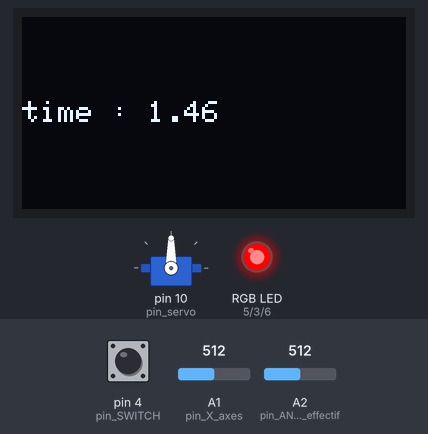
A sketch run on a simulated Arduino Uno, built with avr-gcc and run on an emulated ATmega328P. Parts: 128×64 one-colour display, servo, an RGB LED mixed from three pins (HIGH = lit). The inputs (shaded band) are chosen by the test bench; at power-on: pin 4 (pin_SWITCH) HIGH, A1 (pin_X_axes) = 512, A2 (pin_ANGLE_effectif) = 512. Random numbers use the default seed unless the sketch sets one; what the sketch prints to the serial monitor is not drawn.

Above: at 1.7 s.
1.8 s: pin 4 (pin_SWITCH) pulled LOW for 0.15 s
At 4.6 s:
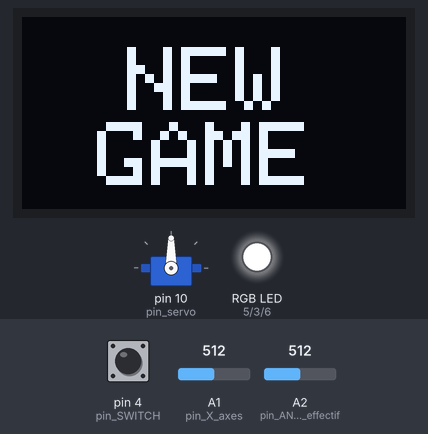
7.9 s: A1 (pin_X_axes) set to 774
At 10.66 s:
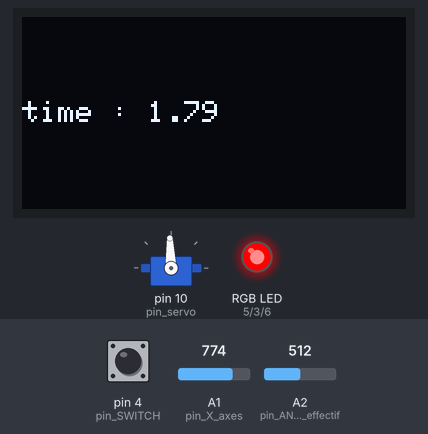
10.9 s: A1 (pin_X_axes) set to 756
At 12.52 s:
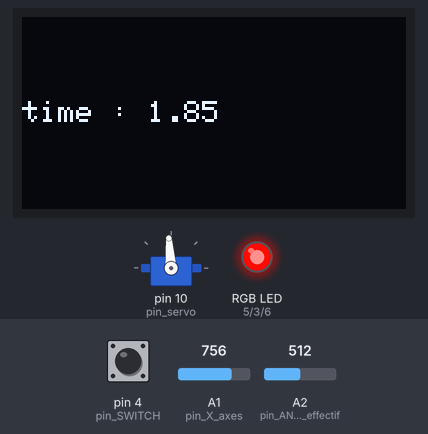
13.5 s: pin 4 (pin_SWITCH) pulled LOW for 1 s
At 17.3 s:
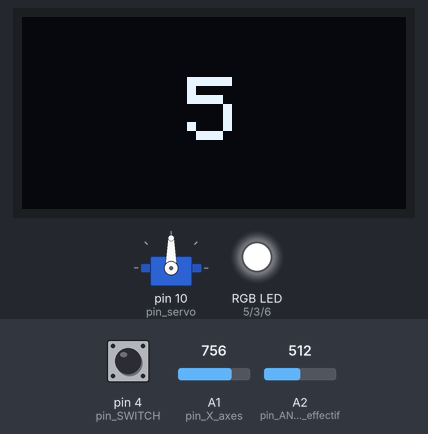
17.5 s: A1 (pin_X_axes) set to 900
At 22.67 s:
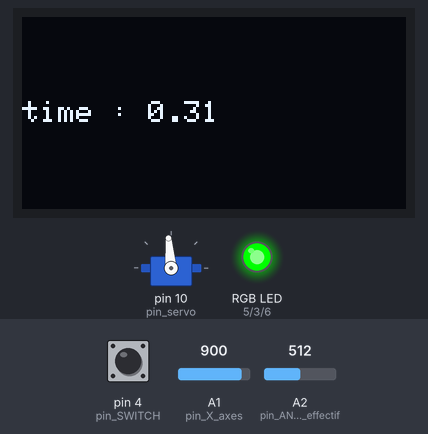
Timing chart, 0 to 24.3 s (numbered marks = the images above; inputs shaded):
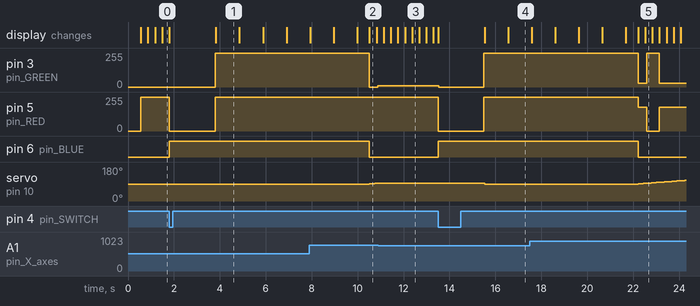

The sketch:

defi_info_elec.ino
```cpp
/*
  ╔══════════════════════════════════════════════╗
  ║   Défi final d'info-élec – BAC1 ECAM         ║
  ╚══════════════════════════════════════════════╝
  Projet : Jeu de contrôle d’un servo moteur via joystick avec feedback LED RGB (ARDUINO UNO)
  Auteurs : Timothée C. & Gabriel B.
  Hardware : 2 led RGB, diffuseur limineux, condensateur pour éviter les rebonds du bouton du joystick, joystick avec bouton, arduino uno, servomoteur, 3 résistances, 3 transistors, du papier alu, boitier,
  Matériel (Modules choisis) : servo, LED RGB, joystick, et moniteur série
  Objectif : Faire correspondre l’angle du servo à un angle choisi aléatoirement.
  Particularité : Lecture de l’angle réel du servo via le potentiomètre car c'est un peu nul de déterminer si l'angle à été atteint uniquement via la commande (ce dernier a ete mode pour pouvoir lire la tenison aux bornes du potentiometre)
  Indication LED RGB :
    - Rouge -> orange -> jaune : éloigné -> rapproché
    - Vert : angle trouvé
    - Bleu : gagné
    - Blanc : initialisation
  Fonctionnement :
    - Le servo doit être positionné à l’angle aléatoire et maintenu pendant un certain temps.
    - Une fois l’angle atteint, le servo se repositionne à 90° (position initiale), un nouvel angle est choisi et une nouvelle partie commence.
  Contrainte :
    -Ne pas utiliser de delay car c'est une foncion bloquante, c'est à dire qu'elle bloque le µC et que c'est une fonction qui cache d'autre fonction, et si plus tard par exemple je désactive les interruptions elle ne fonctionne plus, elle est donc cause de panne, et il est difficile à diagnostiquer
*/
//tej interrupt, pointer, test bouton dans le while, corriger angle effectif
#include <math.h>
#include <Servo.h>

#include <SPI.h>
#include <Wire.h>
#include <Adafruit_GFX.h>
#include <Adafruit_SSD1306.h>
#include <Servo.h>

#define SCREEN_WIDTH 128 // OLED display width, in pixels
#define SCREEN_HEIGHT 64 // OLED display height, in pixels
#define OLED_RESET     -1 // Reset pin # (or -1 if sharing Arduino reset pin)
#define SCREEN_ADDRESS 0x3C

#define eteint 0
#define rouge 1
#define orange 2
#define jaune 3
#define vert 4
#define bleu 5
#define blanc 6

Adafruit_SSD1306 display(SCREEN_WIDTH, SCREEN_HEIGHT, &Wire, OLED_RESET);

Servo Servomoteur1;
const uint8_t pin_servo = 10, pin_RED = 5, pin_GREEN = 3, pin_BLUE = 6, pin_X_axes = A1, resolution_ADC = 10, pin_ANGLE_effectif = A2,pin_SWITCH = 4;

float angle_max_potentiometre = 270.0;

unsigned long start_time;

uint8_t erreur = 0;
long angle_random = 0;
uint16_t mesure_axe_X = 0;
unsigned long times_ms = 0;
unsigned long time_to_win = 0;
float angle_effectif = 0;
uint16_t val_max = 0;
uint8_t etat_RGB = 0;
uint8_t angle = 90;
const uint8_t temps_demarage = 5000;//temps de demarage de 5 sec
bool flag_angle_trouve = 0;
bool flag_partie_finie = 0;
bool flag_init_partie = 0;
bool state_switch = 0;
uint16_t limite_sup = 0, limite_inf = 0;

byte etat_partieActuel = 1;
byte etat_partiePrecendent = 0;

void setup()
{
  Serial.begin(9600);
  Serial.println("DEBUT DEMARRAGE");

  start_time = millis();

  if(!display.begin(SSD1306_SWITCHCAPVCC, SCREEN_ADDRESS))
  {
  Serial.println(F("SSD1306 allocation failed"));
  }

  pinMode(pin_SWITCH, INPUT_PULLUP);
  pinMode(pin_X_axes, INPUT);

  pinMode(pin_BLUE, OUTPUT);
  pinMode(pin_GREEN, OUTPUT);
  pinMode(pin_RED, OUTPUT);

  Servomoteur1.attach(pin_servo);

  val_max = fond_echelle(resolution_ADC);
  times_ms = millis();
  time_to_win = millis();

  delay(500);
  Serial.println("DEMARRAGE EFFECTUE AVEC SUCCES");
  angle_random = random(0, 181);
  display.clearDisplay();

}

void loop()
{

  unsigned long time_ms = millis() - start_time;
  unsigned long secondes = time_ms / 1000;
  unsigned long centieme = (time_ms % 1000) / 10;

  state_switch = !digitalRead(pin_SWITCH);
  if (state_switch)
  {
    new_partie();
  }

  display.setTextSize(1);
  display.setTextColor(WHITE);
  display.setCursor(0, 28);
  display.print("time : ");
  display.print(secondes);
  display.print(".");
  if (centieme < 10) display.print("0");
  display.println(centieme);
  refresh();

  erreur = abs((angle_random - angle));
  mesure_axe_X = analogRead(pin_X_axes);
  if (millis() >= times_ms+100)
  {
    limite_sup = (val_max/4)*3;
  limite_inf = val_max/4;
    times_ms = millis();
    if (mesure_axe_X <= limite_inf) angle--;
    if (mesure_axe_X >= limite_sup) angle++;

    angle_effectif = mesure_angle_effectif(pin_ANGLE_effectif);
    angle = borne(180,1,angle);
    Serial.println(mesure_axe_X);
    Serial.print("angle = ");
    Serial.print(angle);
    Serial.print("    erreur = ");
    Serial.print(erreur);
    Serial.print("    effectif = ");
    Serial.println(angle_effectif);
  }

  Servomoteur1.write(angle);

    if (erreur < 3 && flag_partie_finie == 0)
    {
      etat_RGB = vert;
      flag_angle_trouve = 1;
      if (etat_partieActuel != etat_partiePrecendent)
      {
        time_to_win = millis();
        etat_partiePrecendent = etat_partieActuel;
      }
      //Serial.println("angle trouvé");
    } else if (erreur < 20 && erreur >= 3)
    {
      etat_RGB = jaune;
      flag_angle_trouve = 0;
      flag_partie_finie = 0;
      time_to_win = 0;
    } else if (erreur < 40 && erreur >= 20)
    {
      etat_RGB = orange;
      flag_angle_trouve = 0;
      flag_partie_finie = 0;
      time_to_win = 0;
    }
    else if (erreur >= 40)
    {
      etat_RGB = rouge;
      flag_angle_trouve = 0;
      flag_partie_finie = 0;
      time_to_win = 0;
    }

    if (flag_angle_trouve && millis() >= time_to_win+2000)
    {
      //time_to_win = millis();
      etat_partieActuel = 1;
      etat_partiePrecendent = 0;
      flag_partie_finie = 1;
      if (millis()>=time_to_win+1000)
      {
        new_partie();
      }

    }
    commande_LED_PWM(etat_RGB);


}

/*
la fonction init est la pour demarer un partie, elle est appeler de manier indirect par l'interuption via le if dans le loop.
apres reflection je pense que si on automatise le redemarage de la partie alors on peus simplement fair eun un if bloquant qui permet de lancer la prtie au debut avec le bouton,
mais il nous faudras quand meme un interupt pour arreter le jeu avec un clic long
*/


uint8_t mesure_angle_effectif(const uint8_t pin_servo_angle)//
{//angle = (tension / (fond d'échelle/angle_max)) 45 formule par Timothée le goat des maths plus fort que nguyen
  uint16_t val_num = analogRead(pin_servo_angle);
  float angle_effectif = (val_num * (3.3/val_max))/(3.3/angle_max_potentiometre);
  return angle_effectif;
}

uint16_t fond_echelle(uint8_t resolution)
{
  double fond_sechelle = (pow(2,resolution))-1;
  return fond_sechelle;
}

// Fonction pour éteindre toutes les couleurs de la LED
void turn_off_LED_PWM()
{
  digitalWrite(pin_RED, 0);   // Éteint le rouge (pour anode commune, 0 = éteint)
  digitalWrite(pin_GREEN, 0); // Éteint le vert
  digitalWrite(pin_BLUE, 0);  // Éteint le bleu
}

// Fonction pour définir la couleur de la LED en fonction d'un état avec PWM
void commande_LED_PWM(uint8_t etatat)
{
  turn_off_LED_PWM(); // Éteint d'abord toutes les couleurs

  switch(etatat)
  {
    case 0: turn_off_LED_PWM(); break; // LED éteinte

    case 1: digitalWrite(pin_RED, 1); break; // Rouge

    case 2: digitalWrite(pin_RED, 1); analogWrite(pin_GREEN, 10); break; //Orange

    case 3: analogWrite(pin_RED, 180); analogWrite(pin_GREEN, 30); break; // Jaune

    case 4: digitalWrite(pin_GREEN, 1); break; // Vert

    case 5: digitalWrite(pin_BLUE, 1); break; // Bleu

    case 6: digitalWrite(pin_RED, 1); digitalWrite(pin_GREEN, 1); digitalWrite(pin_BLUE, 1); break; // Blanc
  }
}


int borne(int borne_sup, int borne_inf, int valeur_bornee)
{
  if (valeur_bornee >= borne_sup)
  {
    return borne_sup;
  } else if (valeur_bornee <= borne_inf)
  {
    return borne_inf;
  } else return valeur_bornee;
}

void new_partie()
{
  angle = 90;
  etat_RGB = bleu;
  commande_LED_PWM(etat_RGB);
  delay(2000);
  Servomoteur1.write(angle);
  etat_RGB = blanc;
  commande_LED_PWM(etat_RGB);

  display.setTextSize(3);
  display.setTextColor(WHITE);

  display.setCursor(35, 10);
  display.println("NEW");
  display.setCursor(25, 35);
  display.print("GAME");
  refresh();
  delay(1000);

  display.setCursor(55, 20);
  display.print("5");
  refresh();
  delay(1000);
  display.setCursor(55, 20);
  display.print("4");
  refresh();
  delay(1000);
  display.setCursor(55, 20);
  display.print("3");
  refresh();
  delay(1000);
  display.setCursor(55, 20);
  display.print("2");
  refresh();
  delay(1000);
  display.setCursor(55, 20);
  display.print("1");
  refresh();
  delay(1000);
  display.setCursor(45, 20);
  display.print("GO!");
  refresh();
  delay(500);
    Serial.println("-----------DEBUT DE PARTIE-----------");
    angle_random = random(0, 181);
  flag_partie_finie = 0;
  start_time = millis();
}

void refresh(void)
{
  display.display();
  display.clearDisplay();
}
```

defi_info_elec.cpp
```cpp

```

Measured:
- the behaviour switches between 765 and 764 on A1 (pin_X_axes) (found by bisection; images 2 and 3)
- after the input at 1.8 s, pin 3 (pin_GREEN): 0/255 → 255/255 after 2.0 s; pin 5 (pin_RED): 255/255 → 0/255 at once, → 255/255 2.0 s later; pin 6 (pin_BLUE): LOW → HIGH at once
- after the input at 7.9 s, servo on pin 10 (pin_servo): 90° → 91° after 2.6 s, → 92° 0.11 s later, → 93° 0.11 s later, → 94° 0.11 s later
- after the input at 13.5 s, pin 3 (pin_GREEN): 10/255 → 0/255 at once, → 255/255 2.0 s later; pin 5 (pin_RED): 255/255 → 0/255 at once, → 255/255 2.0 s later; pin 6 (pin_BLUE): LOW → HIGH at once; servo on pin 10 (pin_servo): 94° → 90° after 2.0 s
- after the input at 17.5 s, servo on pin 10 (pin_servo): moves from 90° to 109° over 2.0 s, starting after 4.7 s
- what the display in image 1 shows lasts 1.1 s, from 3.8 s to 4.9 s
